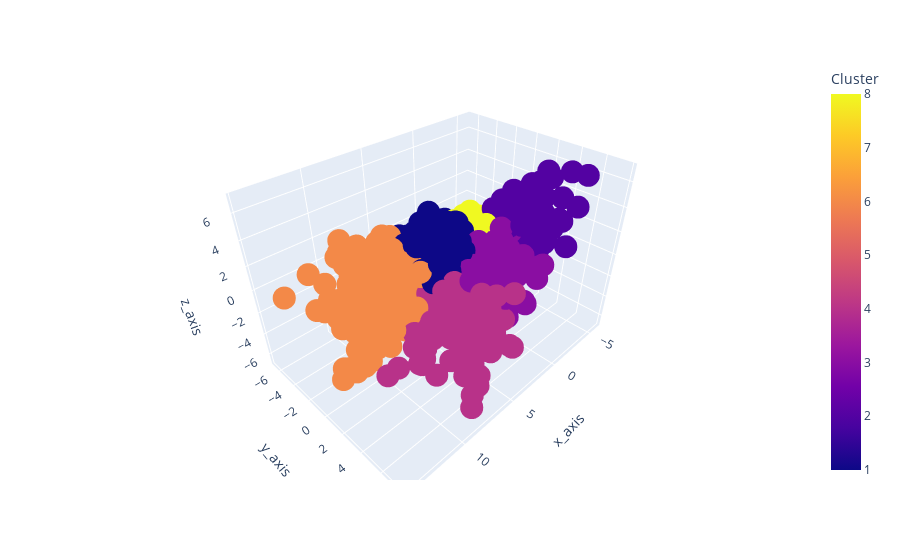

The cell this chart's notebook holds for it:
### Markdown cell above
## The Data is seperated nicely in the 2D space. Will visualize it in 3D space

### Code cell
#create it with 2 PCs in order to plot

pca_full = PCA(n_components = 3, random_state = 6810)
pca_full.fit(nba_data)
pca_nba = pca_full.transform(nba_data)

kmeans = KMeans(n_clusters = 8)
kmeans.fit(pca_nba)
y_labels = kmeans.labels_

#plot the data 

df['x_axis'] = pca_nba[:,0]
df['y_axis'] = pca_nba[:,1]
df['z_axis'] = pca_nba[:,2]

df['Cluster'] = [lab + 1 for lab in y_labels]

import plotly.express as px

px.scatter_3d(df, x = 'x_axis', y = 'y_axis', z = 'z_axis', color = 'Cluster',hover_data = ['Player','Season','Tm'])

### Figure 1 — Plotly figure (JSON) as saved in the notebook; plotly's stock layout.template omitted (floating-point values rounded to 4 significant figures; data arrays with more than 128 entries replaced by an {"elided": "..."} marker saying what was removed)
{"data": [{"customdata": {"elided": "2534x3 str values"}, "hovertemplate": "x_axis=%{x}<br>y_axis=%{y}<br>z_axis=%{z}<br>Player=%{customdata[0]}<br>Season=%{customdata[1]}<br>Tm=%{customdata[2]}<br>Cluster=%{marker.color}<extra></extra>", "legendgroup": "", "marker": {"color": {"elided": "2534 int values"}, "coloraxis": "coloraxis", "symbol": "circle"}, "mode": "markers", "name": "", "scene": "scene", "showlegend": false, "type": "scatter3d", "x": {"elided": "2534 float values"}, "y": {"elided": "2534 float values"}, "z": {"elided": "2534 float values"}}], "layout": {"coloraxis": {"colorbar": {"title": {"text": "Cluster"}}, "colorscale": [[0, "#0d0887"], [0.1111, "#46039f"], [0.2222, "#7201a8"], [0.3333, "#9c179e"], [0.4444, "#bd3786"], [0.5556, "#d8576b"], [0.6667, "#ed7953"], [0.7778, "#fb9f3a"], [0.8889, "#fdca26"], [1, "#f0f921"]]}, "legend": {"tracegroupgap": 0}, "margin": {"t": 60}, "scene": {"domain": {"x": [0, 1], "y": [0, 1]}, "xaxis": {"title": {"text": "x_axis"}}, "yaxis": {"title": {"text": "y_axis"}}, "zaxis": {"title": {"text": "z_axis"}}}}}
